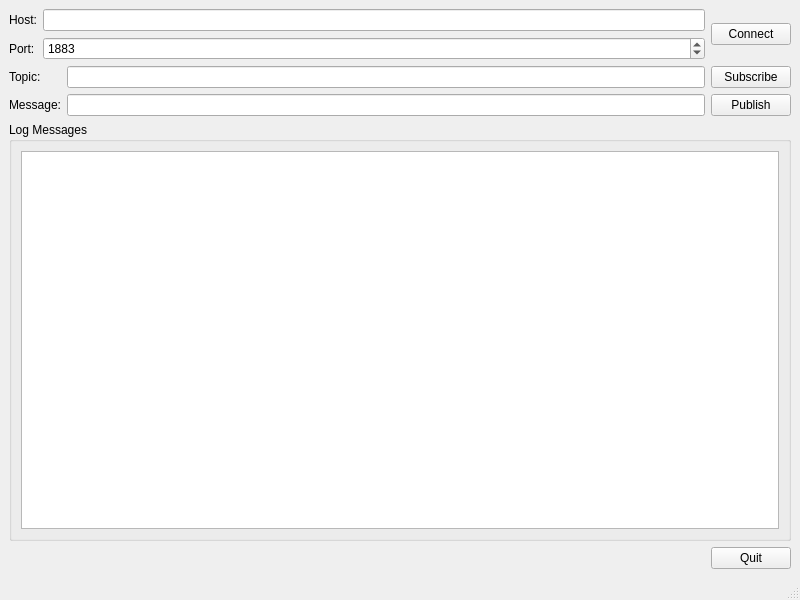
<?xml version="1.0" encoding="UTF-8"?>
<ui version="4.0">
 <class>MainWindow</class>
 <widget class="QMainWindow" name="MainWindow">
  <property name="geometry">
   <rect>
    <x>0</x>
    <y>0</y>
    <width>800</width>
    <height>600</height>
   </rect>
  </property>
  <property name="windowTitle">
   <string>MainWindow</string>
  </property>
  <widget class="QWidget" name="centralwidget">
   <layout class="QVBoxLayout" name="verticalLayout">
    <item>
     <layout class="QHBoxLayout" name="horizontalLayout">
      <item>
       <layout class="QGridLayout" name="gridLayout">
        <item row="0" column="0">
         <widget class="QLabel" name="label">
          <property name="text">
           <string>Host:</string>
          </property>
         </widget>
        </item>
        <item row="0" column="1">
         <widget class="QLineEdit" name="lineEditHost">
          <property name="text">
           <string/>
          </property>
         </widget>
        </item>
        <item row="1" column="0">
         <widget class="QLabel" name="label_2">
          <property name="text">
           <string>Port:</string>
          </property>
         </widget>
        </item>
        <item row="1" column="1">
         <widget class="QSpinBox" name="spinBoxPort">
          <property name="maximum">
           <number>99999</number>
          </property>
          <property name="value">
           <number>1883</number>
          </property>
         </widget>
        </item>
       </layout>
      </item>
      <item>
       <widget class="QPushButton" name="buttonConnect">
        <property name="text">
         <string>Connect</string>
        </property>
       </widget>
      </item>
     </layout>
    </item>
    <item>
     <layout class="QGridLayout" name="gridLayout_2">
      <item row="0" column="0">
       <widget class="QLabel" name="label_3">
        <property name="text">
         <string>Topic:</string>
        </property>
       </widget>
      </item>
      <item row="0" column="1">
       <widget class="QLineEdit" name="lineEditTopic"/>
      </item>
      <item row="0" column="2">
       <widget class="QPushButton" name="buttonSubscribe">
        <property name="text">
         <string>Subscribe</string>
        </property>
       </widget>
      </item>
      <item row="1" column="0">
       <widget class="QLabel" name="label_4">
        <property name="text">
         <string>Message:</string>
        </property>
       </widget>
      </item>
      <item row="1" column="1">
       <widget class="QLineEdit" name="lineEditMessage"/>
      </item>
      <item row="1" column="2">
       <widget class="QPushButton" name="buttonPublish">
        <property name="text">
         <string>Publish</string>
        </property>
       </widget>
      </item>
     </layout>
    </item>
    <item>
     <widget class="QGroupBox" name="groupBox">
      <property name="title">
       <string>Log Messages</string>
      </property>
      <layout class="QHBoxLayout" name="horizontalLayout_2">
       <item>
        <widget class="QPlainTextEdit" name="editLog"/>
       </item>
      </layout>
     </widget>
    </item>
    <item>
     <layout class="QHBoxLayout" name="horizontalLayout_3">
      <item>
       <spacer name="horizontalSpacer">
        <property name="orientation">
         <enum>Qt::Horizontal</enum>
        </property>
        <property name="sizeHint" stdset="0">
         <size>
          <width>40</width>
          <height>20</height>
         </size>
        </property>
       </spacer>
      </item>
      <item>
       <widget class="QPushButton" name="buttonQuit">
        <property name="text">
         <string>Quit</string>
        </property>
       </widget>
      </item>
     </layout>
    </item>
   </layout>
  </widget>
  <widget class="QMenuBar" name="menubar">
   <property name="geometry">
    <rect>
     <x>0</x>
     <y>0</y>
     <width>800</width>
     <height>23</height>
    </rect>
   </property>
  </widget>
  <widget class="QStatusBar" name="statusbar"/>
 </widget>
 <resources/>
 <connections/>
</ui>
